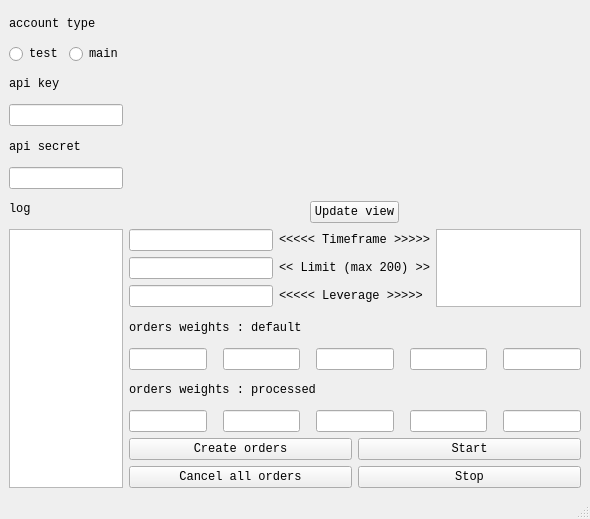
<?xml version="1.0" encoding="UTF-8"?>
<ui version="4.0">
 <class>MainWindow</class>
 <widget class="QMainWindow" name="MainWindow">
  <property name="geometry">
   <rect>
    <x>0</x>
    <y>0</y>
    <width>590</width>
    <height>519</height>
   </rect>
  </property>
  <property name="font">
   <font>
    <family>Consolas</family>
    <pointsize>9</pointsize>
   </font>
  </property>
  <property name="windowTitle">
   <string>MainWindow</string>
  </property>
  <widget class="QWidget" name="centralwidget">
   <layout class="QGridLayout" name="gridLayout">
    <item row="0" column="0" colspan="2">
     <widget class="QLabel" name="label">
      <property name="text">
       <string>account type</string>
      </property>
     </widget>
    </item>
    <item row="0" column="2" rowspan="7" colspan="3">
     <layout class="QVBoxLayout" name="verticalLayout_3">
      <item>
       <widget class="QWidget" name="plotwidget" native="true"/>
      </item>
      <item alignment="Qt::AlignHCenter">
       <widget class="QPushButton" name="updateButton">
        <property name="text">
         <string>Update view</string>
        </property>
       </widget>
      </item>
     </layout>
    </item>
    <item row="1" column="0">
     <widget class="QRadioButton" name="radioButton">
      <property name="text">
       <string>test</string>
      </property>
     </widget>
    </item>
    <item row="1" column="1">
     <widget class="QRadioButton" name="radioButton_2">
      <property name="text">
       <string>main</string>
      </property>
     </widget>
    </item>
    <item row="2" column="0">
     <widget class="QLabel" name="label_2">
      <property name="text">
       <string>api key</string>
      </property>
     </widget>
    </item>
    <item row="3" column="0" colspan="2">
     <widget class="QLineEdit" name="lineEdit"/>
    </item>
    <item row="4" column="0" colspan="2">
     <widget class="QLabel" name="label_3">
      <property name="text">
       <string>api secret</string>
      </property>
     </widget>
    </item>
    <item row="5" column="0" colspan="2">
     <widget class="QLineEdit" name="lineEdit_2"/>
    </item>
    <item row="6" column="0">
     <widget class="QLabel" name="label_9">
      <property name="text">
       <string>log</string>
      </property>
     </widget>
    </item>
    <item row="7" column="0" rowspan="8" colspan="2">
     <widget class="QTextBrowser" name="textBrowser">
      <property name="sizeAdjustPolicy">
       <enum>QAbstractScrollArea::AdjustIgnored</enum>
      </property>
     </widget>
    </item>
    <item row="7" column="2">
     <widget class="QLineEdit" name="lineEdit_3"/>
    </item>
    <item row="7" column="3">
     <widget class="QLabel" name="label_4">
      <property name="text">
       <string>&lt;&lt;&lt;&lt;&lt; Timeframe &gt;&gt;&gt;&gt;&gt;</string>
      </property>
     </widget>
    </item>
    <item row="7" column="4" rowspan="3">
     <widget class="QTextBrowser" name="textBrowser_2">
      <property name="sizeAdjustPolicy">
       <enum>QAbstractScrollArea::AdjustIgnored</enum>
      </property>
     </widget>
    </item>
    <item row="8" column="2">
     <widget class="QLineEdit" name="lineEdit_4"/>
    </item>
    <item row="8" column="3">
     <widget class="QLabel" name="label_5">
      <property name="text">
       <string>&lt;&lt; Limit (max 200) &gt;&gt;</string>
      </property>
     </widget>
    </item>
    <item row="9" column="2">
     <widget class="QLineEdit" name="lineEdit_5"/>
    </item>
    <item row="9" column="3">
     <widget class="QLabel" name="label_6">
      <property name="text">
       <string>&lt;&lt;&lt;&lt;&lt; Leverage  &gt;&gt;&gt;&gt;&gt;</string>
      </property>
     </widget>
    </item>
    <item row="10" column="2" colspan="2" alignment="Qt::AlignLeft">
     <widget class="QLabel" name="label_7">
      <property name="text">
       <string>orders weights : default</string>
      </property>
     </widget>
    </item>
    <item row="11" column="2" colspan="3">
     <layout class="QHBoxLayout" name="horizontalLayout_2">
      <property name="spacing">
       <number>16</number>
      </property>
      <item>
       <widget class="QLineEdit" name="w1">
        <property name="clearButtonEnabled">
         <bool>false</bool>
        </property>
       </widget>
      </item>
      <item>
       <widget class="QLineEdit" name="w2"/>
      </item>
      <item>
       <widget class="QLineEdit" name="w3"/>
      </item>
      <item>
       <widget class="QLineEdit" name="w4"/>
      </item>
      <item>
       <widget class="QLineEdit" name="w5"/>
      </item>
     </layout>
    </item>
    <item row="12" column="2" colspan="2" alignment="Qt::AlignLeft">
     <widget class="QLabel" name="label_8">
      <property name="text">
       <string>orders weights : processed</string>
      </property>
     </widget>
    </item>
    <item row="13" column="2" colspan="3">
     <layout class="QHBoxLayout" name="horizontalLayout_3">
      <property name="spacing">
       <number>16</number>
      </property>
      <item>
       <widget class="QLineEdit" name="w1_2">
        <property name="clearButtonEnabled">
         <bool>false</bool>
        </property>
       </widget>
      </item>
      <item>
       <widget class="QLineEdit" name="w2_2"/>
      </item>
      <item>
       <widget class="QLineEdit" name="w3_2"/>
      </item>
      <item>
       <widget class="QLineEdit" name="w4_2"/>
      </item>
      <item>
       <widget class="QLineEdit" name="w5_2"/>
      </item>
     </layout>
    </item>
    <item row="14" column="2" colspan="3">
     <layout class="QHBoxLayout" name="horizontalLayout">
      <item>
       <layout class="QVBoxLayout" name="verticalLayout_2">
        <item>
         <widget class="QPushButton" name="pushButton_3">
          <property name="text">
           <string>Create orders</string>
          </property>
         </widget>
        </item>
        <item>
         <widget class="QPushButton" name="cancelButton">
          <property name="text">
           <string>Cancel all orders</string>
          </property>
         </widget>
        </item>
       </layout>
      </item>
      <item>
       <layout class="QVBoxLayout" name="verticalLayout">
        <property name="sizeConstraint">
         <enum>QLayout::SetNoConstraint</enum>
        </property>
        <item>
         <widget class="QPushButton" name="pushButton">
          <property name="text">
           <string>Start</string>
          </property>
         </widget>
        </item>
        <item>
         <widget class="QPushButton" name="pushButton_2">
          <property name="text">
           <string>Stop</string>
          </property>
         </widget>
        </item>
       </layout>
      </item>
     </layout>
    </item>
   </layout>
  </widget>
  <widget class="QMenuBar" name="menubar">
   <property name="geometry">
    <rect>
     <x>0</x>
     <y>0</y>
     <width>590</width>
     <height>21</height>
    </rect>
   </property>
  </widget>
  <widget class="QStatusBar" name="statusbar"/>
 </widget>
 <resources/>
 <connections/>
</ui>
